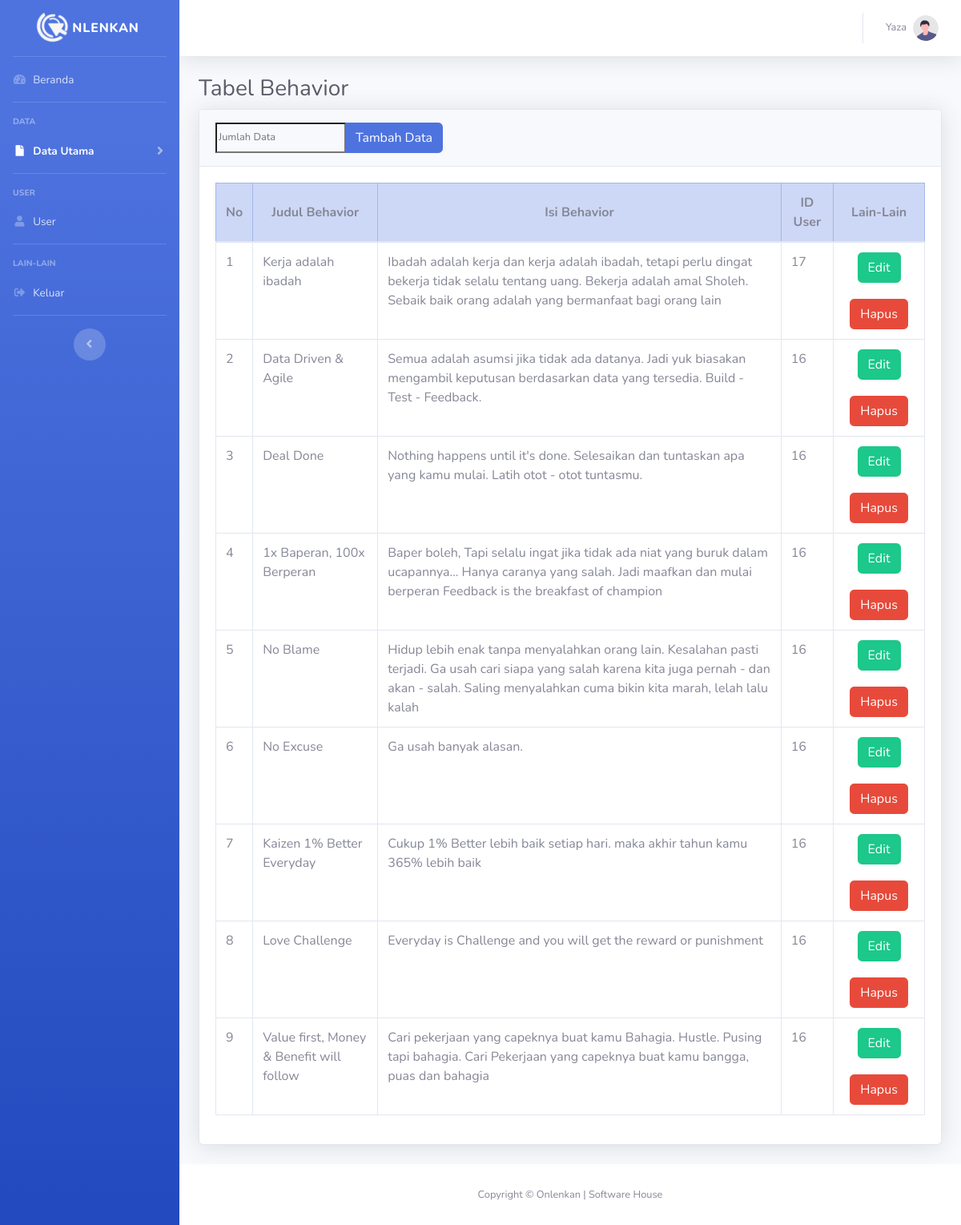
Screenshot of /admin/behavior.php (signed in) with the database file from the repository.
### tables this page shows
CREATE TABLE `tb_behavior` (
  `id_behavior` int(11) NOT NULL,
  `judul` varchar(300) NOT NULL,
  `isi_behavior` varchar(300) NOT NULL,
  `id_user` int(11) NOT NULL
);

### admin/behavior.php (the view, shortened to what this page needs)
<?php
if (empty($_SESSION['iduser'])) {
    echo "<script>location='login.php'</script>";
} else {
    ?>
    <!DOCTYPE html>
    <html lang="en">
    <?php
    $elements = "elements/header.php";
    $p = "elements/$elements.php";
    if (!empty($elements) && file_exists($p)) {
        include "$p";
    } else {
        include "$elements";
    }
    ?>
    <body id="page-top">
        <div id="wrapper">
            <?php
            $elements = "elements/sidebar.php";
            $p = "elements/$elements.php";
            if (!empty($elements) && file_exists($p)) {
                include "$p";
            } else {
                include "$elements";
            }
            ?>
            <div id="content-wrapper" class="d-flex flex-column">
                <div id="content">
                    <?php
                    $elements = "elements/navbar.php";
                    $p = "elements/$elements.php";
                    if (!empty($elements) && file_exists($p)) {
                        include "$p";
                    } else {
                        include "$elements";
                    }
                    ?>
                    <div class="container-fluid">
                        <h1 class="h3 mb-2 text-gray-800">Tabel Behavior</h1>
                        <div class="card shadow mb-4">
                            <div class="card-header py-3">
                                <form action="tambahbehavior.php" method="POST">
                                    <div class="input-group">
                                        <input type="number" name="jum" class=" bg-light border-5 small form-inline"
                                            placeholder="Jumlah Data" aria-label="Search" aria-describedby="basic-addon2"
                                            required>
                                        <div class="input-group-append">
                                            <button class="btn btn-primary" type="submit">
                                                Tambah Data
                                            </button>
                                        </div>
                                    </div>
                                </form>
                            </div>
                            <div class="card-body">
                                <div class="table-responsive">
                                    <form action="" method="POST">
                                        <table class="table table-bordered" id="dataTable" width="100%" cellspacing="0">
                                            <thead class="table-primary">
                                                <tr>
                                                    <th style="text-align: center; vertical-align: middle;">No</th>
                                                    <th style="text-align: center; vertical-align: middle;">Judul Behavior
                                                    </th>
                                                    <th style="text-align: center; vertical-align: middle;">Isi Behavior
                                                    </th>
                                                    <th style="text-align: center; vertical-align: middle;">ID User</th>
                                                    <th style="text-align: center; vertical-align: middle;">Lain-Lain</th>
                                                </tr>
                                            </thead>
                                            <?php
                                            $no = 1;
                                            include 'koneksi.php';
                                            $data = mysqli_query($koneksi, "SELECT * FROM tb_behavior");
                                            while ($d = mysqli_fetch_array($data)) {
                                                ?>
                                                <tr>
                                                    <td>
                                                        <?php echo $no++ ?>
                                                    </td>
                                                    <td>
                                                        <?php echo $d['judul']; ?>
                                                    </td>
                                                    <td>
                                                        <?php echo $d['isi_behavior']; ?>
                                                    </td>
                                                    <td>
                                                        <?php echo $d['id_user']; ?>
                                                    </td>
                                                    <td style="text-align: center; ">
                                                    <a href="editbehavior.php?id_behavior=<?php echo $d['id_behavior'] ?>"
                                                        class="btn btn-success" style="margin-bottom: 10px">Edit</a>
                                                    <a href="hbehavior.php?id_behavior=<?php echo $d['id_behavior'] ?>"
                                                        onclick="return confirm('Yakin Akan Menghapus Data?')"
                                                        class="btn btn-danger" style="margin-top: 10px">Hapus</a>
                                                    </td>
                                                </tr>
                                                <?php
                                            }
                                            ?>
                                        </table>
                                    </form>
                                </div>
                            </div>
                        </div>
                    </div>
                </div>
                <footer class="sticky-footer bg-white">
                    <div class="container my-auto">
                        <div class="copyright text-center my-auto">
                            <span>Copyright &copy; Onlenkan | Software House</span>
                        </div>
                    </div>
                </footer>
            </div>
        </div>
    </body>
    </html>
<?php } ?>

### admin/elements/header.php (shortened to what this page needs)
<head>
    <link href="vendor/fontawesome-free/css/all.min.css" rel="stylesheet" type="text/css">
    <link href="css/sb-admin-2.min.css" rel="stylesheet">
    <link rel="stylesheet" href="css/style.css">
</head>

### admin/elements/sidebar.php (shortened to what this page needs)
<ul class="navbar-nav bg-gradient-primary sidebar sidebar-dark accordion" id="accordionSidebar">
    <a class="sidebar-brand d-flex align-items-center justify-content-center" href="index.php">
        <div class="sidebar-brand-icon rotate-n-15">
            <img src="img/logo-putih.png" width="40" height="40" style="margin-bottom: 5px;">
        </div>
        <div class="sidebar-brand-text mx-1">Nlenkan</div>
    </a>
    <hr class="sidebar-divider my-0">
    <li class="nav-item">
        <a class="nav-link" href="index.php">
            <i class="fas fa-fw fa-tachometer-alt"></i>
            <span>Beranda</span></a>
    </li>
    <hr class="sidebar-divider">
    <div class="sidebar-heading">
        Data
    </div>
    <li class="nav-item active">
        <a class="nav-link collapsed" href="#" data-toggle="collapse" data-target="#collapseTwo" aria-expanded="true"
            aria-controls="collapseTwo">
            <i class="fas fa-fw fa-file"></i>
            <span>Data Utama</span>
        </a>
    </li>
    <hr class="sidebar-divider">
        <div class="sidebar-heading">
            User
        </div>
        <li class="nav-item">
            <a class="nav-link" href="user.php">
                <i class="fas fa-fw fa-user"></i>
                <span>User</span></a>
        </li>
    <hr class="sidebar-divider">
    <div class="sidebar-heading">
        Lain-lain
    </div>
    <li class="nav-item">
        <a class="nav-link" href="keluar.php" onclick="return confirm('Yakin Ingin Meninggalkan Halaman?')">
            <i class="fas fa-sign-out-alt fa-sm fa-fw"></i>
            <span>Keluar</span></a>
    </li>
    <hr class="sidebar-divider d-none d-md-block">
    <div class="text-center d-none d-md-inline">
        <button class="rounded-circle border-0" id="sidebarToggle"></button>
    </div>
</ul>

### admin/elements/navbar.php (shortened to what this page needs)
<nav class="navbar navbar-expand navbar-light bg-white topbar mb-4 static-top shadow">
    <ul class="navbar-nav ml-auto">
        <li class="nav-item dropdown no-arrow">
            <a class="nav-link dropdown-toggle" href="#" id="userDropdown" role="button" data-toggle="dropdown"
                aria-haspopup="true" aria-expanded="false">
                <span class="mr-2 d-none d-lg-inline text-gray-600 small">
                    <?php echo $_SESSION['namauser']; ?>
                </span>
                <img class="img-profile rounded-circle" src="img/undraw_profile.svg">
            </a>
        </li>
    </ul>
</nav>

### rows the page displays
tb_behavior: judul "Kerja adalah ibadah", isi_behavior "Ibadah adalah kerja dan kerja adalah ibadah, tetapi perlu dingat bekerja tidak selalu tentang uang. Bekerja adalah amal Sholeh. Sebaik baik orang adalah yang bermanfaat bagi orang lain", id_user "17"
tb_behavior: judul "Data Driven & Agile", isi_behavior "Semua adalah asumsi jika tidak ada datanya. Jadi yuk biasakan mengambil keputusan berdasarkan data yang tersedia. Build - Test - Feedback.", id_user "16"
tb_behavior: judul "Deal Done", isi_behavior "Nothing happens until it's done. Selesaikan dan tuntaskan apa yang kamu mulai. Latih otot - otot tuntasmu.", id_user "16"
tb_behavior: judul "1x Baperan, 100x Berperan", isi_behavior "Baper boleh, Tapi selalu ingat jika tidak ada niat yang buruk dalam ucapannya... Hanya caranya yang salah. Jadi maafkan dan mulai berperan Feedback is the breakfast of champion", id_user "16"
tb_behavior: judul "No Blame", isi_behavior "Hidup lebih enak tanpa menyalahkan orang lain. Kesalahan pasti terjadi. Ga usah cari siapa yang salah karena kita juga pernah - dan akan - salah. Saling menyalahkan cuma bikin kita marah, lelah lalu kalah", id_user "16"
tb_behavior: judul "No Excuse", isi_behavior "Ga usah banyak alasan.", id_user "16"
tb_behavior: judul "Kaizen 1% Better Everyday", isi_behavior "Cukup 1% Better lebih baik setiap hari. maka akhir tahun kamu 365% lebih baik", id_user "16"
tb_behavior: judul "Love Challenge", isi_behavior "Everyday is Challenge and you will get the reward or punishment", id_user "16"
tb_behavior: judul "Value first, Money & Benefit will follow", isi_behavior "Cari pekerjaan yang capeknya buat kamu Bahagia. Hustle. Pusing tapi bahagia. Cari Pekerjaan yang capeknya buat kamu bangga, puas dan bahagia", id_user "16"

### other values shown
$_SESSION['namauser'] "Yaza"
